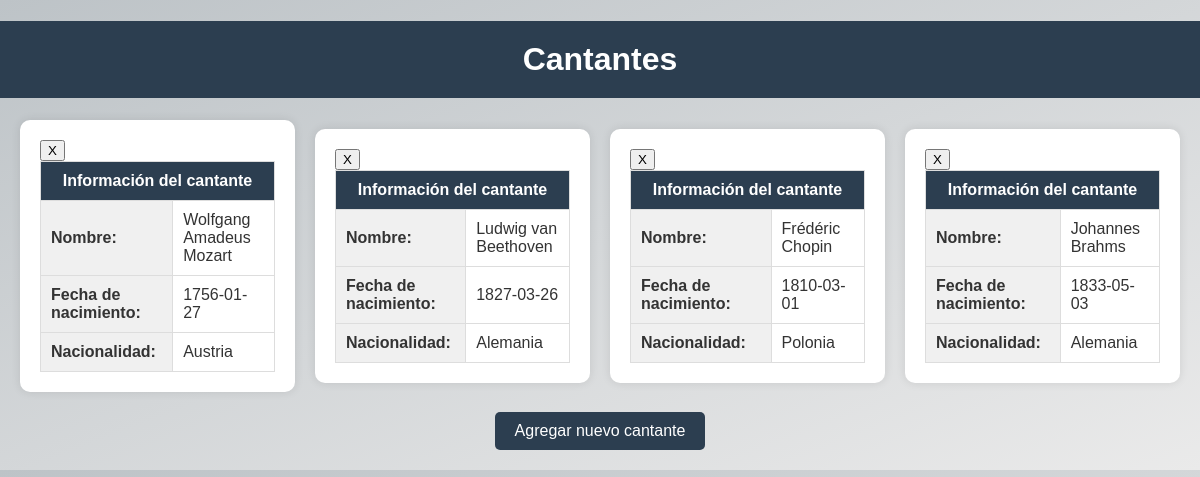
Page /pagina/index.php on the committed database.
### tables this page shows
CREATE TABLE `cantantes` (
  `id_cantante` int(11) NOT NULL,
  `nombre` varchar(255) NOT NULL,
  `fecha_nacimiento` date NOT NULL,
  `nacionalidad` varchar(255) NOT NULL
);

### pagina/index.php (the view, shortened to what this page needs)
<!DOCTYPE html>
<html lang="es">
<head>
  <link rel="stylesheet" href="style.css">
</head>
<body>
  <h1>Cantantes</h1>
  <div class="cantantes-container">
    <?php
    $conexion = new PDO('mysql:host=localhost;dbname=cantantes', 'root', '');
    $sql = 'SELECT * FROM cantantes';
    $sentencia = $conexion->prepare($sql);
    $sentencia->execute();
    while ($cantante = $sentencia->fetch(PDO::FETCH_ASSOC)) {
      echo '<div class="cantante">';
      echo ('<button type="submit" name="btn_borrar"  value="'. $cantante['id_cantante'] .'"> X </button> ');
      echo '<table>';
      echo '<thead>';
      echo '<tr>';
      echo '<th colspan="2">Información del cantante</th>';
      echo '</tr>';
      echo '</thead>';
      echo '<tbody>';
      echo '<tr>';
      echo '<td>Nombre:</td>';
      echo '<td>' . $cantante['nombre'] . '</td>';
      echo '</tr>';
      echo '<tr>';
      echo '<td>Fecha de nacimiento:</td>';
      echo '<td>' . $cantante['fecha_nacimiento'] . '</td>';
      echo '</tr>';
      echo '<tr>';
      echo '<td>Nacionalidad:</td>';
      echo '<td>' . $cantante['nacionalidad'] . '</td>';
      echo '</tr>';
      echo '</tbody>';
      echo '</table>';
      echo '</div>';
    }
    ?>
  </div>
  <button id="mostrarFormulario">Agregar nuevo cantante</button>
</body>
</html>

### pagina/style.css (style rules this page uses)
body { font-family: 'Arial', sans-serif; font-size: 16px; margin: 0; padding: 0; background-color: #f7f7f7; color: #333; background: linear-gradient(to bottom right, #bdc3c7, #eaeaea); }
h1 { text-align: center; padding: 20px 0; background-color: #2c3e50; color: white; }
.cantantes-container { display: grid; grid-template-columns: repeat(4, 1fr); grid-gap: 20px; justify-content: center; align-items: center; margin: 20px; }
.cantante { padding: 20px; border-radius: 10px; box-shadow: 0 0 10px rgba(0, 0, 0, 0.1); background-color: #fff; transition: transform 0.3s ease-in-out; }
table { border-collapse: collapse; width: 100%; }
thead { background-color: #2c3e50; color: white; }
td, th { padding: 10px; border: 1px solid #ddd; }
td:first-child { font-weight: bold; background-color: #f0f0f0; }
#mostrarFormulario { display: block; margin: 20px auto; padding: 10px 20px; font-size: 16px; background-color: #2c3e50; color: white; border: none; border-radius: 5px; cursor: pointer; }

### rows in the picture
cantantes: $cantante['id_cantante'] 1 (drawn), nombre "Wolfgang Amadeus Mozart", fecha_nacimiento "1756-01-27", nacionalidad "Austria"
cantantes: $cantante['id_cantante'] 2 (drawn), nombre "Ludwig van Beethoven", fecha_nacimiento "1827-03-26", nacionalidad "Alemania"
cantantes: $cantante['id_cantante'] 3 (drawn), nombre "Frédéric Chopin", fecha_nacimiento "1810-03-01", nacionalidad "Polonia"
cantantes: $cantante['id_cantante'] 4 (drawn), nombre "Johannes Brahms", fecha_nacimiento "1833-05-03", nacionalidad "Alemania"
